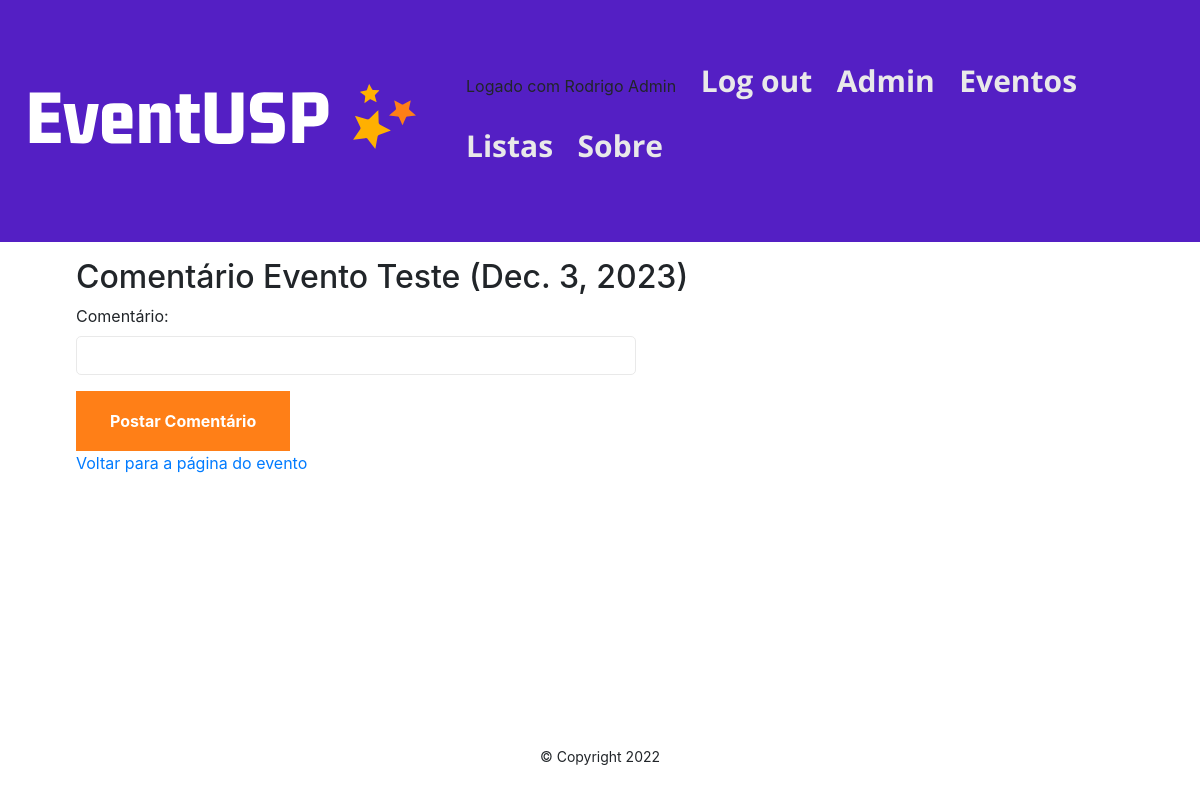
The app's page /events/1/comment/ (signed in) with its own data.
### accounts/models.py (models this page shows)
class User(AbstractUser):
    first_name = models.CharField(_("first name"), max_length=150)
    last_name = models.CharField(_("last name"), max_length=150)
    email = models.EmailField(_('email address'), unique=True)
    cpf = models.CharField(_('CPF'), max_length=11, unique=True)

### events/models.py (models this page shows, shortened)
class Event(models.Model):
    name = models.CharField(max_length=50)
    date = models.DateField('data', null=True, blank=True)
    time = models.TimeField('tempo', null=True, blank=True)
    duration = models.TimeField('duracao', null=True, blank=True)
    place = models.CharField(max_length=50)
    description = models.CharField(max_length=1500)
    summary = models.CharField(max_length=500)
    max_participants = models.IntegerField()
    cover_photo_url = models.URLField(max_length=200, null=True)
    event_photo_url = models.URLField(max_length=200, null=True)
    approved = models.BooleanField('Aprovado', default=False)
    formato = models.ForeignKey(
            Formato,
            on_delete=models.CASCADE,
        )
    tema = models.ForeignKey(
            Tema,
            on_delete=models.CASCADE,
        )
    tipo_organizacao = models.ForeignKey(
            TipoOrganizacao,
            on_delete=models.CASCADE,
        )
    promotor = models.OneToOneField(
            Promotor,
            on_delete=models.CASCADE,
        )

### events/views.py (the view)
# urls.py: path('<int:event_id>/comment/', views.create_comment, name='comment'),
@login_required
def create_comment(request, event_id):
    event = get_object_or_404(Event, pk=event_id)
    if request.method == 'POST':
        form = CommentForm(request.POST)
        if form.is_valid():
            comment_author = request.user
            comment_text = form.cleaned_data['text']
            comment = Comment(author=comment_author,
                            text=comment_text,
                            event=event)
            comment.save()
            return HttpResponseRedirect(
                reverse('events:detail', args=(event_id, )))
    else:
        form = CommentForm()
    context = {'form': form, 'event': event}
    return render(request, 'events/comment.html', context)

### events/forms.py
class CommentForm(ModelForm):
    class Meta:
        model = Comment
        fields = [
            'text',
        ]
        labels = {
            'text': 'Comentário',
        }

### events/templates/events/comment.html (shortened to what this page needs)
{% extends 'base.html' %}
{% block content %}
<h2>Comentário Evento {{ event.name }} ({{ event.date }})</h2>
<form action="{% url 'events:comment' event.id %}" method="post">
    {{ form.as_p }}
    <button type="submit">Postar Comentário</button>
</form>
<p><a href="{% url 'events:detail' event.id %}">Voltar para a página do evento</a></p>
{% endblock content %}

### staticpages/templates/base.html (shortened to what this page needs)
{% load static %}
<!DOCTYPE html>
<html lang="en">
<head>
    <link rel="stylesheet" type="text/css" href="{% static 'style.css' %}">
    <link rel="stylesheet" href="https://cdn.jsdelivr.net/npm/bootstrap@4.6.2/dist/css/bootstrap.min.css">
</head>
<body>
    <header id="cabecalho-principal">
        <a href="{% url 'index_log' %}"> <img src="{% static 'logo.svg' %}"> </a>
        <nav id="navegacao-principal">
            <ul>
                {% if user.is_authenticated %}
                    <li> Logado com {{ user.first_name }} {{ user.last_name }} </li>
                    <li><a href="{% url 'logout' %}">Log out</a></li>
                        {% if user.is_superuser %}
                            <li><a href="{% url 'approvals' %}">Admin</a></li>
                        {% endif %}
                {% else %}
                    <li><a href="{% url 'login' %}">Log in</a></li>
                {% endif %}
                <li><a href="{% url 'events:index' %}">Eventos</a></li>
                <li><a href="{% url 'events:lists' %}">Listas</a></li>
                <li><a href="{% url 'about' %}">Sobre</a></li>
            </ul>
        </nav>
    </header>
    <main id="conteiner-principal">
        {% block content %}
        {% endblock content %}
    </main>
    <footer id="rodape-principal">
        <p>
            <small>&copy Copyright 2022</small>
        </p>
    </footer>
</body>
</html>

### static/style.css (style rules this page uses)
:root { --primary-color: #000000; --secondary-color: #FF7F17; --tertiary-color: #f44d27; --secondary-color-light: #FFB001; --tertiary-color-light: #ff6d28; --bg-color: #fff; --secondary-bg-color: #e9e9e9; --color-shadow: #f4f4f4; font-family: Inter, sans-serif; font-size: 16px; line-height: 1.5em; }
* { box-sizing: border-box; }
html, body { height: 100%; }
header#cabecalho-principal { margin: 0 auto; width: 100%; padding: 3rem 1rem; background-color: #541FC4; display: flex; justify-content: space-between; align-items: center; }
li a { font-family: "Open Sans", medium; font-size: 30px; color: var(--secondary-bg-color); font-weight: bold; text-decoration: none; }
body { font-family: "Open Sans", medium; display: flex; flex-direction: column; }
nav#navegacao-principal li { display: inline-block; padding: 10px; }
main#conteiner-principal { margin: 0 auto; width: 100%; max-width: 1080px; padding: 1rem 1rem; flex-grow: 1; }
footer#rodape-principal { display: flex; flex-direction: column; justify-content: center; align-items: center; padding: 1rem 1rem; }
a { color: var(--secondary-color); text-decoration: none; }
input { display: block; width: 100%; max-width: 560px; border: 1px solid var(--secondary-bg-color); border-radius: 5px; margin-bottom: 1rem; padding: 0.4rem 0.8rem; }
button { font-family: "Open Sans", medium; background-color: var(--secondary-color); border: 2px solid var(--secondary-color); color: var(--bg-color); border-radius: 5px; display: inline-block; font-size: medium; font-weight: bold; margin: 0.5rem 0; padding: 1rem 2rem; }

### records on screen
User: first_name "Rodrigo", last_name "Admin"
Event: name "Teste", date "Dec. 3, 2023"
